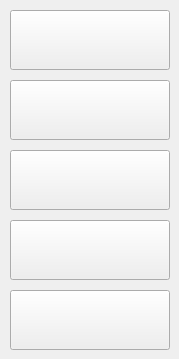
   <widget class="QWidget" name="tab_VixenGroup">
    <attribute name="title">
     <string>VixenGroup</string>
    </attribute>
    <widget class="QPushButton" name="Btn_Tushy">
     <property name="geometry">
      <rect>
       <x>10</x>
       <y>10</y>
       <width>160</width>
       <height>60</height>
      </rect>
     </property>
     <property name="font">
      <font>
       <pointsize>18</pointsize>
      </font>
     </property>
     <property name="whatsThis">
      <string>Tushy</string>
     </property>
     <property name="styleSheet">
      <string notr="true">background-image: url(:/gui/resource_collection_files/Logos/studios/VixenGroup/Tushy/Tushy_160x60.png);

</string>
     </property>
     <property name="text">
      <string/>
     </property>
    </widget>
    <widget class="QPushButton" name="Btn_Blacked">
     <property name="geometry">
      <rect>
       <x>10</x>
       <y>80</y>
       <width>160</width>
       <height>60</height>
      </rect>
     </property>
     <property name="font">
      <font>
       <pointsize>18</pointsize>
      </font>
     </property>
     <property name="whatsThis">
      <string>Blacked</string>
     </property>
     <property name="styleSheet">
      <string notr="true">background-image: url(:/gui/resource_collection_files/Logos/studios/VixenGroup/Blacked/Blacked_160x60.png);

</string>
     </property>
     <property name="text">
      <string/>
     </property>
    </widget>
    <widget class="QPushButton" name="Btn_BlackedRAW">
     <property name="geometry">
      <rect>
       <x>10</x>
       <y>150</y>
       <width>160</width>
       <height>60</height>
      </rect>
     </property>
     <property name="font">
      <font>
       <pointsize>18</pointsize>
      </font>
     </property>
     <property name="whatsThis">
      <string>Blackedraw</string>
     </property>
     <property name="styleSheet">
      <string notr="true">background-image: url(:/gui/resource_collection_files/Logos/studios/VixenGroup/BlackedRAW/BlackedRAW_160x60.png);

</string>
     </property>
     <property name="text">
      <string/>
     </property>
    </widget>
    <widget class="QPushButton" name="Btn_TushyRAW">
     <property name="geometry">
      <rect>
       <x>10</x>
       <y>220</y>
       <width>160</width>
       <height>60</height>
      </rect>
     </property>
     <property name="font">
      <font>
       <pointsize>18</pointsize>
      </font>
     </property>
     <property name="whatsThis">
      <string>Tushyraw</string>
     </property>
     <property name="styleSheet">
      <string notr="true">background-image: url(:/gui/resource_collection_files/Logos/studios/VixenGroup/TushyRAW/TushyRAW_160x60.png);

</string>
     </property>
     <property name="text">
      <string/>
     </property>
    </widget>
    <widget class="QPushButton" name="Btn_Vixen">
     <property name="geometry">
      <rect>
       <x>10</x>
       <y>290</y>
       <width>160</width>
       <height>60</height>
      </rect>
     </property>
     <property name="font">
      <font>
       <pointsize>18</pointsize>
      </font>
     </property>
     <property name="whatsThis">
      <string>Vixen</string>
     </property>
     <property name="styleSheet">
      <string notr="true">background-image: url(:/gui/resource_collection_files/Logos/studios/VixenGroup/Vixen/Vixen_160x60.png);

</string>
     </property>
     <property name="text">
      <string/>
     </property>
    </widget>
   </widget>
